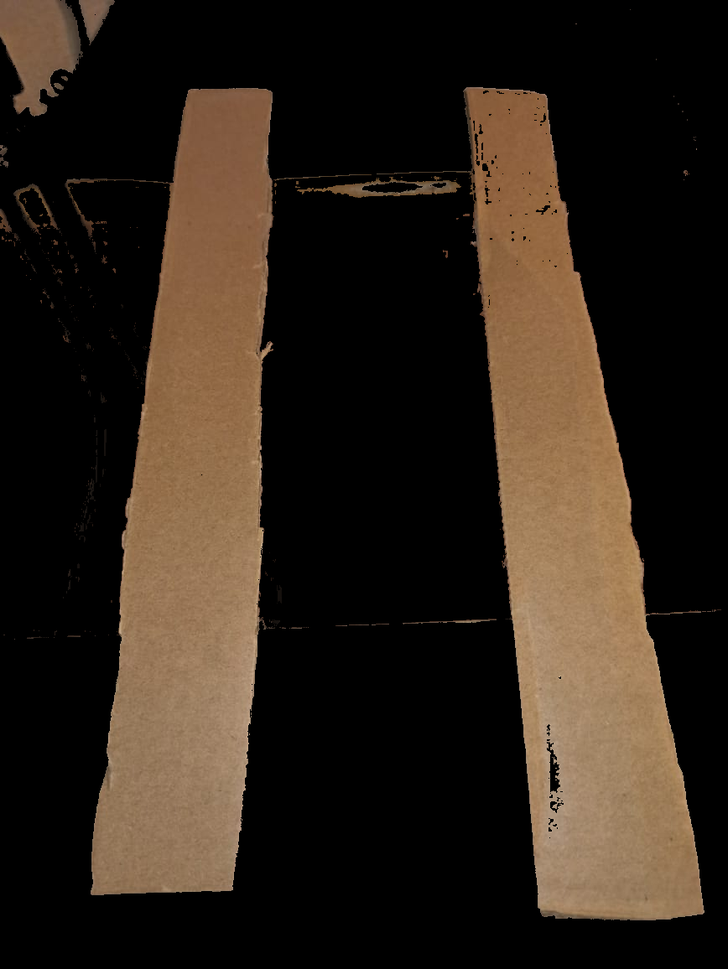
#> input picture examples/Hands-On Image Processing with Python/Capitulo4/img/out2.png, 728 x 969 px, shrunk from 868 x 1156 before the run
$ python lines.py   (older library calls are emulated)
#> lines starting #> are read from the running program, lines starting #| are printed output that depends on the picture
from scipy import ndimage as ndi
from skimage.morphology import watershed, binary_dilation, binary_erosion, remove_small_objects
from skimage.morphology import disk, square
from scipy.ndimage import distance_transform_edt
from skimage.measure import label, regionprops
from skimage.segmentation import clear_border
from skimage.filters import rank, threshold_otsu
from skimage.feature import peak_local_max, blob_log
from skimage.util import img_as_ubyte
from skimage.io import imread
from skimage.color import rgb2gray
import numpy as np
import matplotlib.pyplot as plt
import cv2

# [73 lines left out: function segment_with_watershed, not called in this run]


img = imread('img/out2.png')
#> img is the input picture: shape (969, 728, 3); mean R, G, B 45.8, 35.2, 25.3
gray = cv2.cvtColor(img,cv2.COLOR_BGR2GRAY)
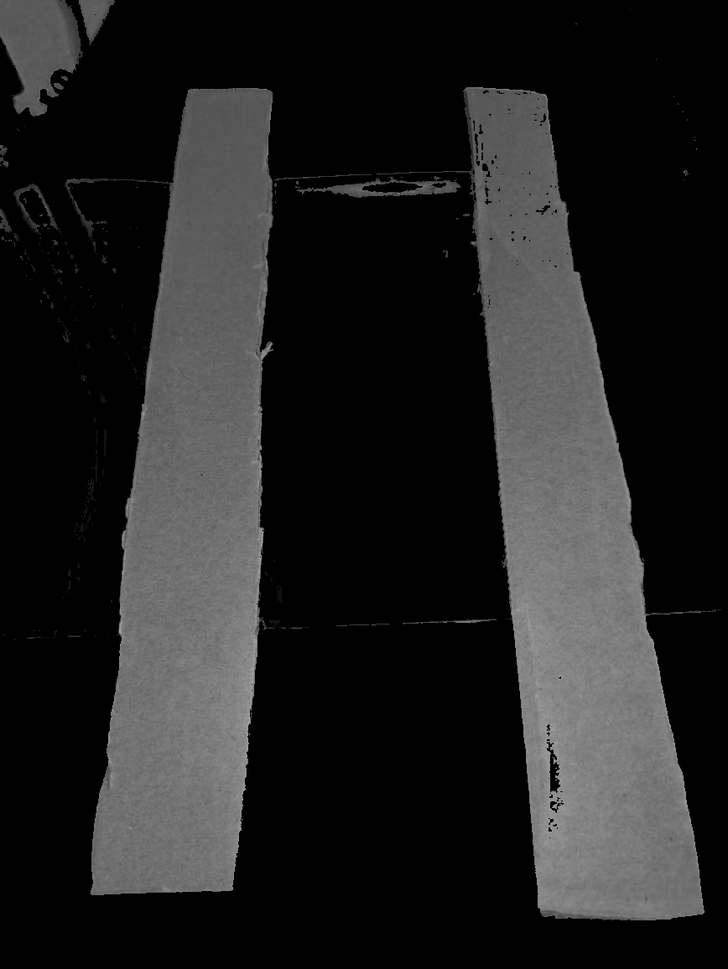
#> gray: shape (969, 728); min 0, max 185, mean 33.4
kernel_size = 5
blur_gray = cv2.GaussianBlur(gray,(kernel_size, kernel_size),0)

low_threshold = 50
high_threshold = 175
#edges = cv2.Canny(blur_gray, low_threshold, high_threshold)

rho = 1  # distance resolution in pixels of the Hough grid
theta = np.pi / 180  # angular resolution in radians of the Hough grid
threshold = 100  # minimum number of votes (intersections in Hough grid cell)
min_line_length = 100  # minimum number of pixels making up a line
max_line_gap = 10  # maximum gap in pixels between connectable line segments
line_image = np.copy(img) * 0  # creating a blank to draw lines on
#> line_image: shape (969, 728, 3); every value is 0

# Run Hough on edge detected image
# Output "lines" is an array containing endpoints of detected line segments
lines = cv2.HoughLinesP(blur_gray, rho, theta, threshold, np.array([]), min_line_length, max_line_gap)
#> lines = 355 rows, first 6: [473, 84, 696, 917], [530, 88, 705, 914], [464, 86, 596, 921], [141, 896, 226, 86], [191, 893, 261, 86], [144, 896, 258, 86]

for line in lines:
    for x1,y1,x2,y2 in line:
        cv2.line(line_image,(x1,y1),(x2,y2),(255,0,0),5)
#> this loop made 355 passes
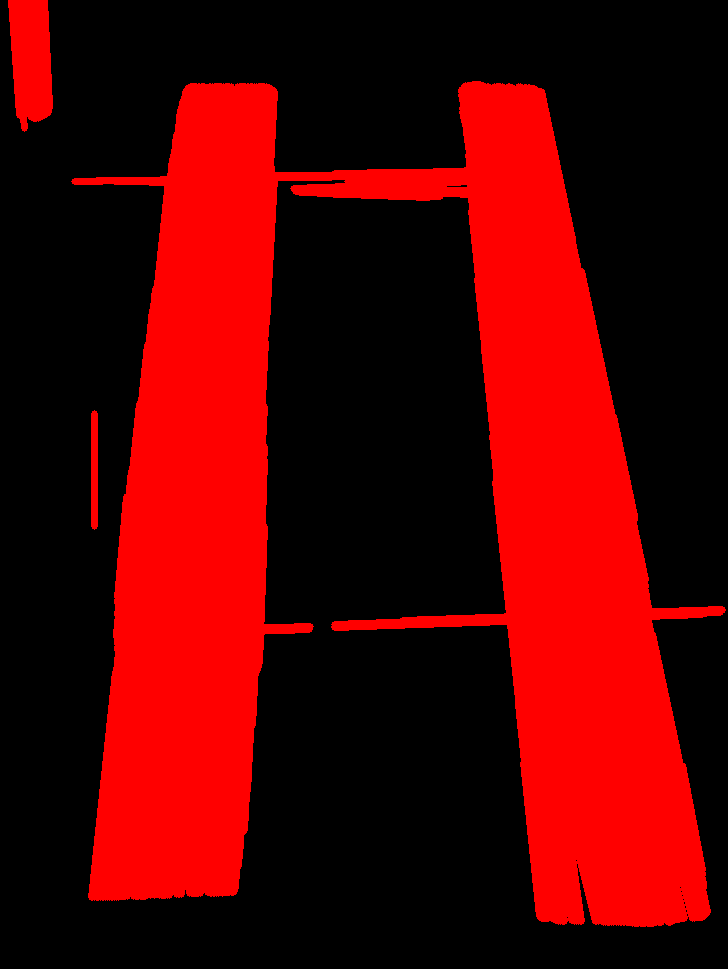
#> line_image: shape (969, 728, 3); mean R, G, B 85.7, 0, 0

# Draw the lines on the  image
lines_edges = cv2.addWeighted(img, 0.8, line_image, 4, 0)
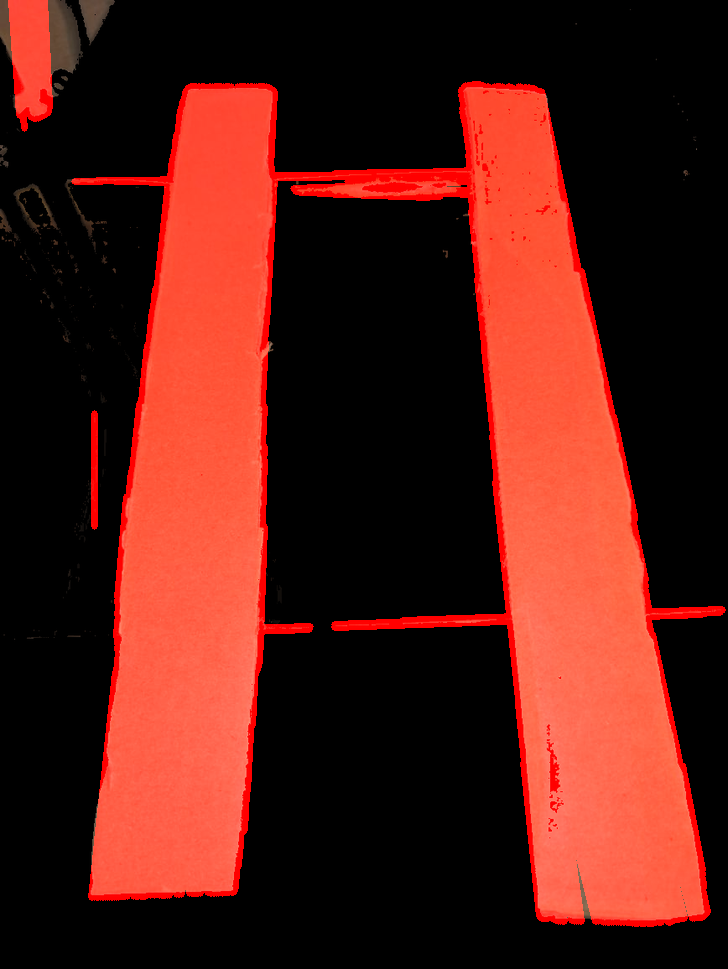
#> lines_edges: shape (969, 728, 3); mean R, G, B 86.4, 28.2, 20.2

#img = rank.median(img, disk(1))
#labels, distances, markers, nseg = segment_with_watershed(img,0.3, 0.6)

plt.subplot(2,4,7)
plt.imshow(blur_gray, cmap='gray')
plt.axis('off')
plt.title('final_seg', size=10)

plt.subplot(2,4,8)
plt.imshow(lines_edges, cmap='gray')
plt.axis('off')
plt.title('final_seg', size=10)

plt.show()
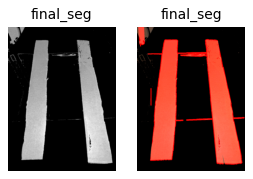
#> figure drawn by matplotlib, 2 panels
